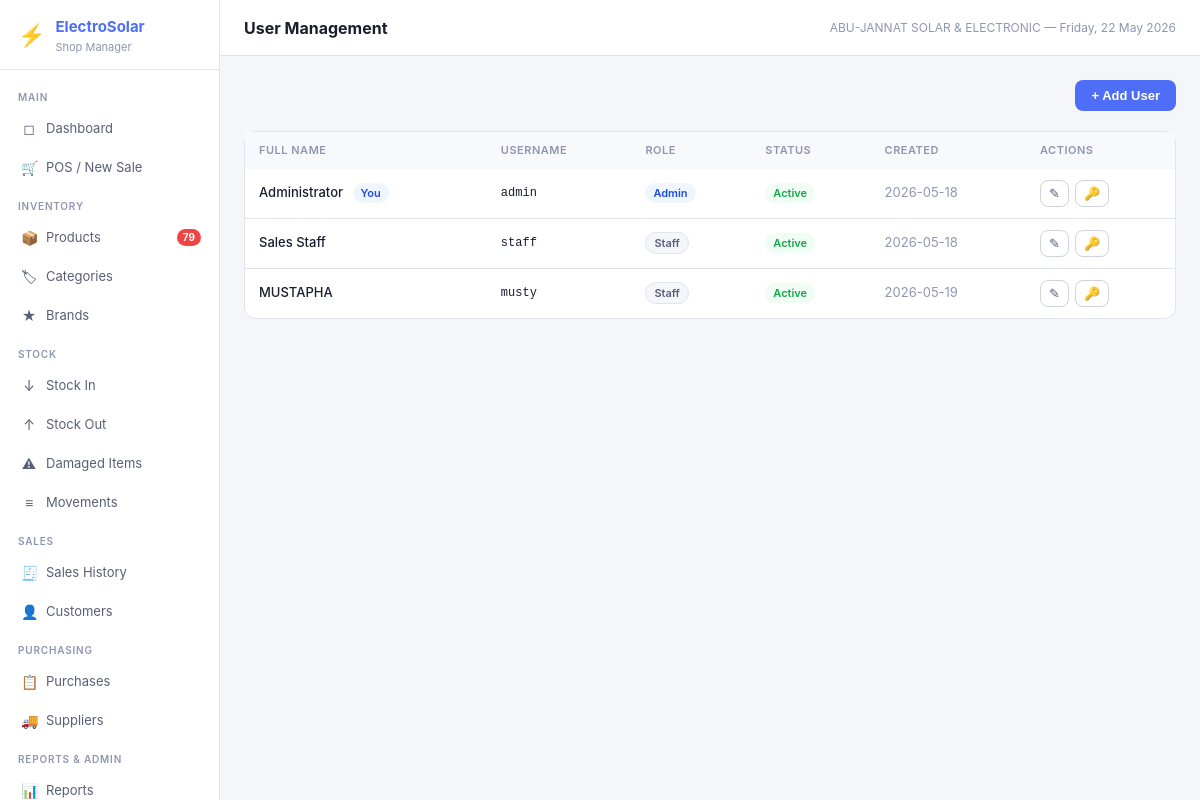
The app's page /users (signed in) with its own data.
### tables this page shows
CREATE TABLE settings (
            key TEXT PRIMARY KEY,
            value TEXT
        );

CREATE TABLE users (
            id INTEGER PRIMARY KEY AUTOINCREMENT,
            username TEXT UNIQUE NOT NULL,
            password_hash TEXT NOT NULL,
            full_name TEXT NOT NULL,
            role TEXT NOT NULL DEFAULT 'staff',
            is_active INTEGER NOT NULL DEFAULT 1,
            created_at TEXT NOT NULL DEFAULT (datetime('now'))
        );

### app.py (the view)
@app.route('/users')
@admin_required
def users():
    items = query("SELECT id,username,full_name,role,is_active,created_at FROM users ORDER BY created_at")
    return render_template('users.html', users=items)

### app.py (called while the page is built)
def get_db():
    if 'db' not in g:
        g.db = sqlite3.connect(DB_PATH)
        g.db.row_factory = sqlite3.Row
        g.db.execute("PRAGMA foreign_keys = ON")
        g.db.execute("PRAGMA journal_mode = WAL")
    return g.db

def query(sql, args=(), one=False):
    cur = get_db().execute(sql, args)
    rv = cur.fetchall()
    return (rv[0] if rv else None) if one else rv

def admin_required(f):
    @wraps(f)
    def decorated(*args, **kwargs):
        if 'user_id' not in session:
            return redirect(url_for('login'))
        if session.get('role') != 'admin':
            flash('Admin access required', 'error')
            return redirect(url_for('dashboard'))
        return f(*args, **kwargs)
    return decorated

def current_user():
    return {'id': session.get('user_id'), 'username': session.get('username'),
            'full_name': session.get('full_name'), 'role': session.get('role')}

def get_settings():
    rows = query("SELECT key, value FROM settings")
    return {r['key']: r['value'] for r in rows}

@app.context_processor
def inject_globals():
    s = get_settings() if 'user_id' in session else {}
    low_stock = 0
    if 'user_id' in session:
        r = query("SELECT COUNT(*) as c FROM products WHERE is_active=1 AND quantity <= reorder_level", one=True)
        low_stock = r['c'] if r else 0
    return dict(settings=s, current_user=current_user(), low_stock_count=low_stock,
                now=datetime.now())

### templates/users.html (shortened to what this page needs)
{% extends 'base.html' %}{% block title %}Users{% endblock %}{% block page_title %}User Management{% endblock %}
{% block content %}
<div class="page-header"><div></div>
  <button class="btn btn-primary" onclick="openModal('userModal')">+ Add User</button>
</div>
<div class="card"><div class="table-wrap">
<table><thead><tr><th>Full Name</th><th>Username</th><th>Role</th><th>Status</th><th>Created</th><th>Actions</th></tr></thead>
<tbody>{% for u in users %}<tr>
  <td style="font-weight:500;">
    {{ u.full_name }}
    {% if u.id == current_user.id %}<span class="badge badge-info" style="margin-left:6px;">You</span>{% endif %}
  </td>
  <td class="td-mono">{{ u.username }}</td>
  <td><span class="badge {% if u.role=='admin' %}badge-info{% else %}badge-gray{% endif %}" style="text-transform:capitalize;">{{ u.role }}</span></td>
  <td><span class="badge {% if u.is_active %}badge-success{% else %}badge-danger{% endif %}">{% if u.is_active %}Active{% else %}Inactive{% endif %}</span></td>
  <td class="text-muted">{{ u.created_at[:10] }}</td>
  <td><div style="display:flex;gap:6px;">
    <button class="btn-icon" title="Edit">✎</button>
    <button class="btn-icon" title="Reset password" onclick="openPwModal({{ u.id }})">🔑</button>
  </div></td>
</tr>{% endfor %}</tbody></table></div></div>
{% endblock %}

### templates/base.html (shortened to what this page needs)
<!DOCTYPE html>
<html lang="en">
<head>
<link rel="stylesheet" href="{{ url_for('static', filename='css/style.css') }}">
</head>
<body>
<div class="app-shell">
  <aside class="sidebar">
    <div class="sidebar-logo">
      <div class="logo-icon">⚡</div>
      <div>
        <h1>ElectroSolar</h1>
        <p>Shop Manager</p>
      </div>
    </div>
    <nav class="sidebar-nav">
      <div class="nav-section">Main</div>
      <a href="{{ url_for('dashboard') }}" class="nav-item {% if request.endpoint=='dashboard' %}active{% endif %}">
        <span class="nav-icon">◻</span> Dashboard
      </a>
      <a href="{{ url_for('pos') }}" class="nav-item {% if request.endpoint=='pos' %}active{% endif %}">
        <span class="nav-icon">🛒</span> POS / New Sale
      </a>
      <div class="nav-section">Inventory</div>
      <a href="{{ url_for('products') }}" class="nav-item {% if request.endpoint=='products' %}active{% endif %}">
        <span class="nav-icon">📦</span> Products
        {% if low_stock_count > 0 %}<span class="nav-badge">{{ low_stock_count }}</span>{% endif %}
      </a>
      <a href="{{ url_for('categories') }}" class="nav-item {% if request.endpoint=='categories' %}active{% endif %}">
        <span class="nav-icon">🏷</span> Categories
      </a>
      <a href="{{ url_for('brands') }}" class="nav-item {% if request.endpoint=='brands' %}active{% endif %}">
        <span class="nav-icon">★</span> Brands
      </a>
      <div class="nav-section">Stock</div>
      <a href="{{ url_for('stock_in') }}" class="nav-item {% if request.endpoint=='stock_in' %}active{% endif %}">
        <span class="nav-icon">↓</span> Stock In
      </a>
      <a href="{{ url_for('stock_out') }}" class="nav-item {% if request.endpoint=='stock_out' %}active{% endif %}">
        <span class="nav-icon">↑</span> Stock Out
      </a>
      <a href="{{ url_for('stock_damaged') }}" class="nav-item {% if request.endpoint=='stock_damaged' %}active{% endif %}">
        <span class="nav-icon">⚠</span> Damaged Items
      </a>
      <a href="{{ url_for('stock_movements') }}" class="nav-item {% if request.endpoint=='stock_movements' %}active{% endif %}">
        <span class="nav-icon">≡</span> Movements
      </a>
      <div class="nav-section">Sales</div>
      <a href="{{ url_for('sales') }}" class="nav-item {% if request.endpoint in ['sales','sale_detail'] %}active{% endif %}">
        <span class="nav-icon">🧾</span> Sales History
      </a>
      <a href="{{ url_for('customers') }}" class="nav-item {% if request.endpoint in ['customers','customer_history'] %}active{% endif %}">
        <span class="nav-icon">👤</span> Customers
      </a>
      <div class="nav-section">Purchasing</div>
      <a href="{{ url_for('purchases') }}" class="nav-item {% if request.endpoint in ['purchases','purchase_detail'] %}active{% endif %}">
        <span class="nav-icon">📋</span> Purchases
      </a>
      <a href="{{ url_for('suppliers') }}" class="nav-item {% if request.endpoint=='suppliers' %}active{% endif %}">
        <span class="nav-icon">🚚</span> Suppliers
      </a>
      <div class="nav-section">Reports & Admin</div>
      <a href="{{ url_for('reports') }}" class="nav-item {% if request.endpoint=='reports' %}active{% endif %}">
        <span class="nav-icon">📊</span> Reports
      </a>
    </nav>
  </aside>
  <div class="main-area">
    <header class="topbar">
      <h2>{% block page_title %}{% endblock %}</h2>
      <span class="topbar-meta">{{ settings.get('shop_name','ElectroSolar') }} — {{ now.strftime('%A, %d %B %Y') }}</span>
    </header>
    <main class="page-content">
      {% block content %}{% endblock %}
    </main>
  </div>
</div>
</body>
</html>

### static/css/style.css (style rules this page uses)
*, *::before, *::after { box-sizing: border-box; margin: 0; padding: 0; }
:root { --bg: #f5f6fa; --surface: #ffffff; --surface2: #f8f9fc; --border: #e2e4eb; --border2: #d0d3de; --text: #1a1d2e; --text2: #5a5f78; --text3: #9096b2; --accent: #4f6ef7; --accent-hover: #3b58e8; --accent-light: #eef1fe; --success: #22c55e; --success-bg: #f0fdf4; --success-text: #16a34a; --warning: #f59e0b; --warning-bg: #fffbeb; --warning-text: #b45309; --danger: #ef4444; --danger-bg: #fef2f2; --danger-text: #dc2626; --info: #3b82f6; --info-bg: #eff6ff; --info-text: #1d4ed8; --sidebar-w: 220px; --radius: 8px; --radius-lg: 12px; --shadow: 0 1px 3px rgba(0,0,0,0.08); --shadow-md: 0 4px 16px rgba(0,0,0,0.12); }
body { font-family: -apple-system, BlinkMacSystemFont, 'Segoe UI', 'Inter', sans-serif; font-size: 14px; color: var(--text); background: var(--bg); line-height: 1.5; -webkit-font-smoothing: antialiased; }
a { color: var(--accent); text-decoration: none; }
.app-shell { display: flex; min-height: 100vh; }
.sidebar { width: var(--sidebar-w); min-width: var(--sidebar-w); background: var(--surface); border-right: 1px solid var(--border); display: flex; flex-direction: column; position: sticky; top: 0; height: 100vh; overflow-y: auto; }
.sidebar-logo { padding: 16px 18px 14px; border-bottom: 1px solid var(--border); display: flex; align-items: center; gap: 10px; }
.logo-icon { font-size: 22px; }
.sidebar-logo h1 { font-size: 15px; font-weight: 700; color: var(--accent); }
.sidebar-logo p { font-size: 11px; color: var(--text3); }
.sidebar-nav { flex: 1; padding: 8px 0; }
.nav-section { padding: 12px 18px 4px; font-size: 10px; font-weight: 600; color: var(--text3); text-transform: uppercase; letter-spacing: 0.8px; }
.nav-item { display: flex; align-items: center; gap: 9px; padding: 9px 18px; font-size: 13px; color: var(--text2); text-decoration: none; border-left: 3px solid transparent; transition: all 0.12s; }
.nav-icon { font-size: 14px; width: 16px; text-align: center; flex-shrink: 0; }
.nav-badge { margin-left: auto; background: var(--danger); color: white; border-radius: 99px; font-size: 10px; font-weight: 700; padding: 1px 6px; }
.main-area { flex: 1; display: flex; flex-direction: column; min-width: 0; }
.topbar { padding: 0 24px; height: 56px; display: flex; align-items: center; justify-content: space-between; background: var(--surface); border-bottom: 1px solid var(--border); position: sticky; top: 0; z-index: 10; }
.topbar h2 { font-size: 16px; font-weight: 700; }
.topbar-meta { font-size: 12px; color: var(--text3); }
.page-content { flex: 1; padding: 24px; }
.card { background: var(--surface); border: 1px solid var(--border); border-radius: var(--radius-lg); }
.table-wrap { overflow-x: auto; }
table { width: 100%; border-collapse: collapse; font-size: 13px; }
thead { background: var(--surface2); }
th { padding: 10px 14px; text-align: left; font-size: 11px; font-weight: 600; color: var(--text3); text-transform: uppercase; letter-spacing: 0.5px; white-space: nowrap; }
td { padding: 11px 14px; border-bottom: 1px solid var(--border); vertical-align: middle; }
tr:last-child td { border-bottom: none; }
.td-mono { font-family: 'Courier New', monospace; font-size: 12px; }
.btn { display: inline-flex; align-items: center; gap: 6px; padding: 8px 16px; font-size: 13px; font-weight: 600; border-radius: var(--radius); cursor: pointer; border: none; transition: all 0.12s; white-space: nowrap; text-decoration: none; }
.btn-primary { background: var(--accent); color: white; }
.btn-icon { padding: 6px 8px; border-radius: var(--radius); background: none; border: 1px solid var(--border2); cursor: pointer; display: inline-flex; align-items: center; color: var(--text2); font-size: 13px; line-height: 1; text-decoration: none; }
.badge { display: inline-flex; align-items: center; padding: 2px 8px; border-radius: 99px; font-size: 11px; font-weight: 600; }
.badge-success { background: var(--success-bg); color: var(--success-text); }
.badge-info { background: var(--info-bg); color: var(--info-text); }
.badge-gray { background: var(--bg); color: var(--text2); border: 1px solid var(--border); }
.page-header { display: flex; align-items: center; justify-content: space-between; margin-bottom: 20px; }
.text-muted { color: var(--text3); }

### records on screen
settings: get "ABU-JANNAT SOLAR & ELECTRONIC"
users: full_name "Administrator", shows "You", username "admin", role "Admin", is_active "Active", created_at "2026-05-18"
users: full_name "Sales Staff", username "staff", role "Staff", is_active "Active", created_at "2026-05-18"
users: full_name "MUSTAPHA", username "musty", role "Staff", is_active "Active", created_at "2026-05-19"

### other values on screen
{{ low_stock_count }} "79"
